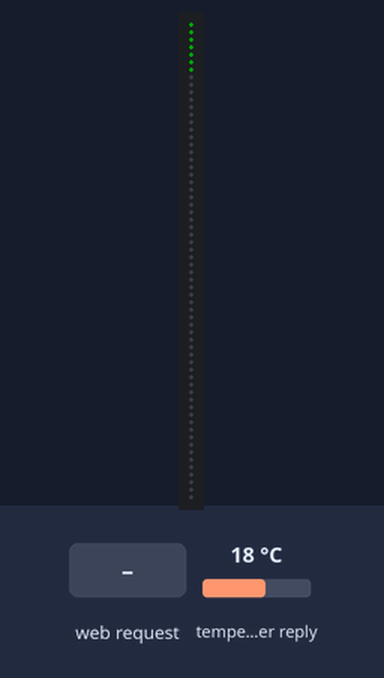
A sketch run on a simulated ESP8266 (NodeMCU). Shown: 1×64 RGB LED matrix (first LED top left, wired row by row). Inputs (shaded band) come from the test bench; at power-on: temperature in the weather reply 18 °C. Dim RGB values are drawn brighter than linear; WiFi joins after 1.5 s; servers stay silent unless stated; storage starts empty; random numbers use the default seed unless the sketch sets one; web services answer with replies made up by the test bench; what the sketch prints to the serial monitor is not drawn.

Above: at 2.7 s.
2.8 s: HTTP request GET /set_random_game_state received
At 3.05 s:
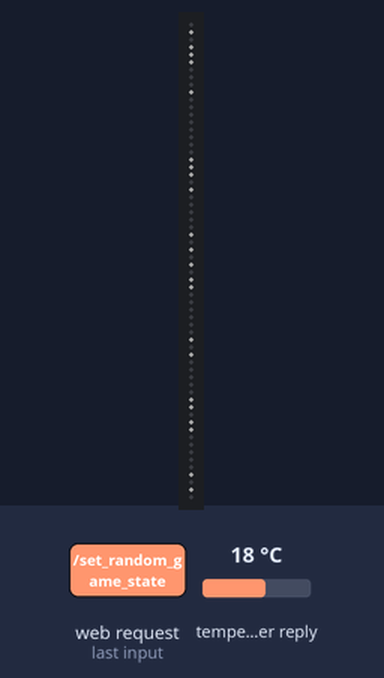
5.0 s: HTTP request GET /handle_rain received
At 5.25 s:
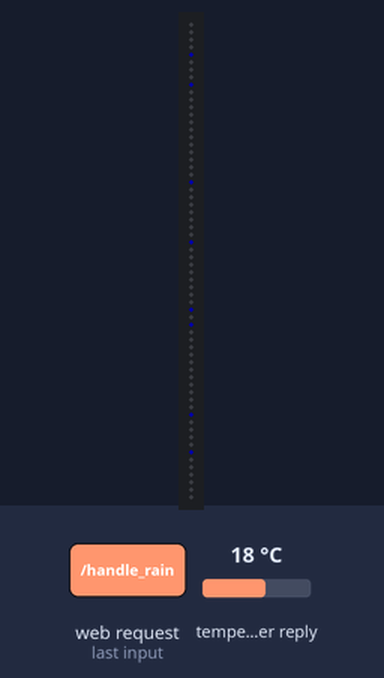
7.5 s: HTTP request GET /handle_weather received
At 7.9 s:
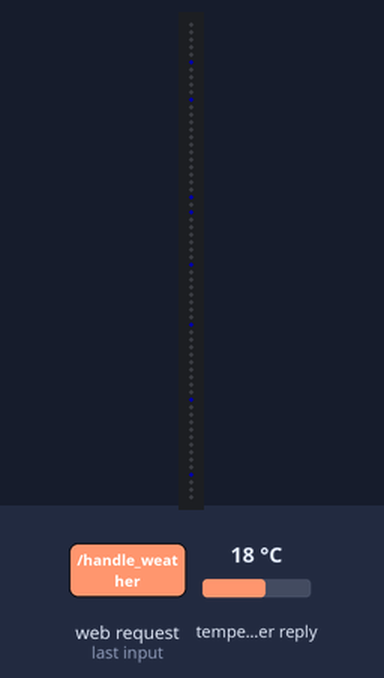
Timing chart, 0 to 10.5 s (numbered marks = the images above; inputs shaded):
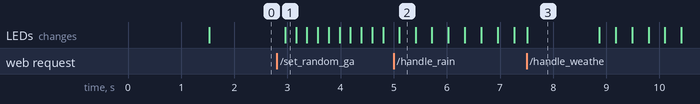

The sketch:

LED-Matrix-ESP8266-Project.ino
```cpp
#include <ESP8266WiFi.h>
#include <ESP8266HTTPClient.h>
#include <FS.h>
#include <ESP8266WebServer.h>

#include "utils.h"
#include "Weather.h"
#include "matrix.h"

int state = 4;

void handleIndex()
{
  String path = "/test.html";
  String contentType = getContentType(path);
  if (SPIFFS.exists(path))
  {
    File file = SPIFFS.open(path, "r");
    size_t sent = server.streamFile(file, contentType);
    file.close();
  }
  else
  {
    server.send(INTERNAL_SERVER_ERROR, "text/plain", "500, no index file found");
  }
}

void setRandomGameState()
{
  game.setRandomGameState();
  state = 1;
  server.send(HTTP_OK, "text/plain", "matrix has been set!");
}

void handleRain()
{
  state = 3;
  server.send(HTTP_OK, "text/plain", "its raining now");
}

void handleWeather()
{
  server.sendHeader("Access-Control-Allow-Origin", "*");
  WeatherClient client;
  if (!client.getWeatherData() || !client.parseContent())
  {
    server.send(INTERNAL_SERVER_ERROR, "test/plain", "500, looks like there was a problem with getting the weather data.");
    return;
  }
  Serial.println(client.getJsonContent());
  server.send(HTTP_OK, "text/plain", client.getTemperatureCelcius());
}

void handleNotFound()
{
  server.sendHeader("Access-Control-Allow-Origin", "*");
  server.send(NOT_FOUND, "text/plain", "404 resource not found. try another endpoint like /weather, or /");
}

void setGameState()
{
  server.sendHeader("Access-Control-Allow-Origin", "*");
  if (!server.hasArg("plain") || !server.hasArg("length"))
  {
    server.send(BAD_REQUEST, "text/plain", "Body not received propperly");
    return;
  }
  String message = server.arg("plain");
  int length = server.arg("length").toInt();
  if (length != WIDTH * WIDTH)
  {
    server.send(BAD_REQUEST, "text/plain", "Body not received propperly");
    return;
  }
  for (int i = 0; i < length; i++)
  {
    game.setCellState(i, message.charAt(i * 2) == '1');
  }
  state = 2;
  server.send(HTTP_OK, "text/plain", message);
}

void runGame() {
  state = 1;
  server.send(HTTP_OK, "text/plain", "game running");
}

void setup()
{
  // put your setup code here, to run once:
  Serial.begin(115200);

  randomSeed(analogRead(0));

  // connect to the wifi network
  connectToWIFI();

  //setup the matrix
  setupMatrix();

  // start the file system
  SPIFFS.begin();

  // begin the server endpoints
  server.on("/", handleIndex);
  server.on("/handle_weather", handleWeather);
  server.on("/set_random_game_state", setRandomGameState);
  server.on("/set_game_state", setGameState);
  server.on("/handle_rain", handleRain);
  server.on("/run_game", runGame);
  server.onNotFound(handleNotFound);
  server.begin(); //Start the servers
}

void loop()
{
  server.handleClient();
  displayMatrix(state);
}
```

Game_of_Life.h
```cpp
class GameOfLife
{
private:
  int SIZE;
  int WIDTH;
  bool *state;

public:
  GameOfLife(int matrixSize, int matrixWidth)
  {
    this->WIDTH = matrixWidth;
    this->SIZE = matrixSize;
    state = new bool[SIZE];
  }

  void setCellState(int index, bool isAlive)
  {
    this->state[index] = isAlive;
  }

  void setRandomGameState()
  {
    for (int i = 0; i < SIZE; i++)
    {
      state[i] = ((int)random(4) % 2 == 0);
    }
  }

  bool getCellState(int cell)
  {
    return this->state[cell];
  }

  int check(int index)
  {
    // if the neighbors are out of bounds
    if (index > SIZE || index < 0)
    {
      return 0;
    }
    return (int)state[index];
  }

  void calculateNextState()
  {
    for (int i = 0; i < SIZE; i++)
    {
      this->state[i] = lifeRules(i);
    }
  }

  int getNeighbors(int index)
  {
    /*
             * if index%WIDTH == 0
             *
             * index-WIDTH, index-(WIDTH-1)
             * index,       index+1
             * index+WIDTH, index+(WIDTH+1)
             *
             * if index%WIDTH-1 == 0
             *
             * index-(WIDTH+1), index-WIDTH
             *         index-1,       index
             * index+(WIDTH-1), index+WIDTH
             *
             * base case
             *
             * index-(WIDTH+1), index-WIDTH, index-(WIDTH-1)
             * index-1,         index,       index+1
             * index+(WIDTH-1), index+WIDTH, index+(WIDTH+1)
             */
    if (index % WIDTH == 0)
    {
      return check(index - WIDTH) + check(index - (WIDTH - 1)) + check(index + 1) + check(index + WIDTH) + check(index + (WIDTH + 1));
    }
    else if (index % (WIDTH - 1) == 0)
    {
      return check(index - (WIDTH + 1)) + check(index - WIDTH) + check(index - 1) + check(index + (WIDTH - 1)) + check(index + WIDTH);
    }
    else
    {
      return check(index - 1) + check(index + 1) + check(index - (WIDTH + 1)) + check(index - WIDTH) + check(index - (WIDTH - 1)) + check(index + WIDTH + 1) + check(index + WIDTH) + check(index + (WIDTH - 1));
    }
  }

  bool lifeRules(int index)
  {
    //  Every cell interacts with its eight neighbours, which are the cells that are horizontally, vertically, or diagonally adjacent
    /*
             * index-(WIDTH+1), index-WIDTH, index-(WIDTH-1)
             * index-1,         index,       index+1
             * index+(WIDTH-1), index+WIDTH, index+(WIDTH+1)
             */
    //gets the number of neighbors
    int neighbors = getNeighbors(index);

    // if the cell is alive
    if (state[index])
    {
      //  Any live cell with fewer than two live neighbors dies, as if by underpopulation.
      //  Any live cell with more than three live neighbors dies, as if by overpopulation.
      if (neighbors < 2 || neighbors > 3)
      {
        return false;
      }
      //  Any live cell with two or three live neighbors lives on to the next generation.
      if (neighbors == 2 || neighbors == 3)
      {
        return true;
      }
    }
    //  Any dead cell with exactly three live neighbors becomes a live cell, as if by reproduction.
    if (!state[index] && neighbors == 3)
    {
      return true;
    }
    return false;
  }
};
```

Weather.h
```cpp
#include <WiFiClient.h>
#include <ArduinoJson.h>

// Weather station configurations
const String CITY = "Boston,US";
const String API_KEY = "7a18c87bc7bb4ab790913c0b83fc4feb";
const String ERROR = "error";

// the size of the weather api responses varies. this is a stable number
const size_t CAPACITY = 2048;

WiFiClient client;

class WeatherClient
{
private:
  String content;
  float tempC;
  String conditions;

public:
  boolean parseContent()
  {
    DynamicJsonDocument doc(CAPACITY);
    DeserializationError error = deserializeJson(doc, this->content);
    if (error)
    {
      return false;
    }
    JsonObject list_0 = doc["list"][0];
    JsonObject list_0_main = list_0["main"];
    this->tempC = list_0_main["temp"];
    JsonObject list_0_weather_0 = list_0["weather"][0];
    const char *c = list_0_weather_0["main"];
    this->conditions = String(c);
    return true;
  }

  String getTemperatureCelcius()
  {
    return String(this->tempC);
  }
  String getTemperatureFahrenheit()
  {
    float tempF = (this->tempC * 1.8) + 32;
    return String(tempF);
  }
  String getConditions()
  {
    return this->conditions;
  }
  String getJsonContent()
  {
    return this->content;
  }
  boolean getWeatherData()
  {
    client.stop();
    if (client.connect("api.openweathermap.org", 80))
    {
      client.println("GET /data/2.5/forecast?q=" + CITY + "&APPID=" + API_KEY + "&mode=json&units=metric&cnt=2 HTTP/1.1");
      client.println("Host: api.openweathermap.org");
      client.println("User-Agent: ArduinoWiFi/1.1");
      client.println("Connection: close");
      client.println();
    }

    unsigned long timeout = millis();
    while (client.available() == 0)
    {
      if (millis() - timeout > 10000)
      {
        client.stop();
        return false;
      }
    }

    while (client.connected() || client.available())
    {
      if (client.available())
      {
        if (client.find("\r\n\r\n"))
        {
          break;
        }
        else
        {
          return false;
        }
      }
    }
    this->content = client.readStringUntil('\n');
    return true;
  }
};
```

matrix.h
```cpp
#include <Adafruit_NeoMatrix.h>
#include "Game_of_Life.h"

// Matrix dimensions
const unsigned int HEIGHT = 8;
const unsigned int WIDTH = 8;
const unsigned int SIZE = HEIGHT*WIDTH;

#define PIN D3

bool rain[SIZE];
int x    = WIDTH;
int pass = 0;

// the game class
GameOfLife game = GameOfLife(SIZE, WIDTH);

// inefficient, but unavoidable
Adafruit_NeoMatrix matrix = Adafruit_NeoMatrix(1, SIZE, PIN);

void setupMatrix()
{
  matrix.begin();
  matrix.setTextWrap(false);
  matrix.setBrightness(40);
  matrix.setTextColor(matrix.Color(0, 255, 0));
}

void drawRain()
{
  for (int i = SIZE - 1; i >= 0; i--)
  {
    if (rain[i])
    {
      if (i + WIDTH > SIZE - 1)
      {
        rain[i] = false;
        continue;
      }
      rain[i + WIDTH] = true;
    }
    rain[i] = false;
  }

  int x = random(WIDTH);
  rain[x] = 1;
  for (int i = 0; i < SIZE; i++)
  {
    if (rain[i])
    {
      matrix.drawPixel(0, i, matrix.Color(0, 0, 255));
    }
    else
    {
      matrix.drawPixel(0, i, matrix.Color(0, 0, 0));
    }
  }
  matrix.show();
  delay(10);
}

void displayMatrix(int state)
{
  switch (state)
  {
  case 0:
    for (int i = 0; i < SIZE; i++)
    {
      matrix.drawPixel(0, i, matrix.Color(0, 0, 0));
    }
    matrix.show();
    break;
  case 1:
    game.calculateNextState();
  case 2:
    for (int i = 0; i < SIZE; i++)
    {
      if (game.getCellState(i))
      {
        matrix.drawPixel(0, i, matrix.Color(255, 255, 255));
      }
      else
      {
        matrix.drawPixel(0, i, matrix.Color(0, 0, 0));
      }
    }
    delay(100);
    matrix.show();
    break;
  case 3:
    drawRain();
    break;
  case 4:
    // this is going to be the matrix print funciton.
    matrix.fillScreen(0);
    matrix.setCursor(0, 0);
    matrix.print(F("Howdy"));
    if(--x < -36) {
      x = matrix.width();
    }
    matrix.show();
    delay(100);
    break;
  }
}
```

utils.h
```cpp
#include <WiFiClient.h>
#include <ESP8266WiFiMulti.h>

// the webserver. this hosts the api endpoitns
ESP8266WebServer server(80);

// WIFI configurations
const String NETWORK_SSID    = "NETGEAR49";
const String PASSWORD        = "calmink368";

//HTML Status codes
const int HTTP_OK               = 200;
const int NOT_FOUND             = 404;
const int INTERNAL_SERVER_ERROR = 500;
const int BAD_REQUEST           = 400;

void connectToWIFI() {
	// connect to the wifi network
	Serial.println("\n\nConnecting to: "+NETWORK_SSID+"\n");

	WiFi.begin(NETWORK_SSID, PASSWORD);

	while (WiFi.status() != WL_CONNECTED) {
		delay(500);
		Serial.print(".");
	}
	Serial.println("WiFi connected\nIP address: ");
	Serial.println(WiFi.localIP());
}

// convert the file extension to the MIME type
String getContentType(String filename) {
    if (filename.endsWith(".html")) return "text/html";
    else if (filename.endsWith(".css")) return "text/css";
    else if (filename.endsWith(".js")) return "application/javascript";
    else if (filename.endsWith(".ico")) return "image/x-icon";
    return "text/plain";
}
```

Measured:
- after the input at 2.8 s, the LEDs: change after 0.16 s (image 1)
- after the input at 5.0 s, the LEDs: change after 0.10 s (image 2)
- what the display in image 3 shows lasts 1.4 s, from 7.5 s to 8.9 s
